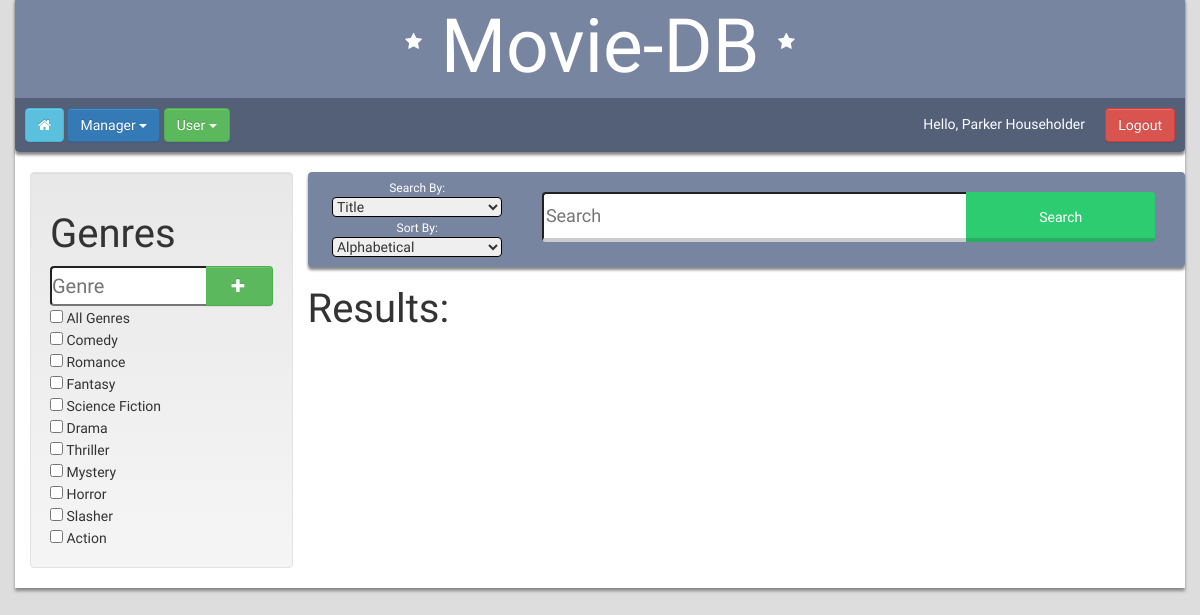
Before: /pages/main_page.php (signed in) with the older database file.
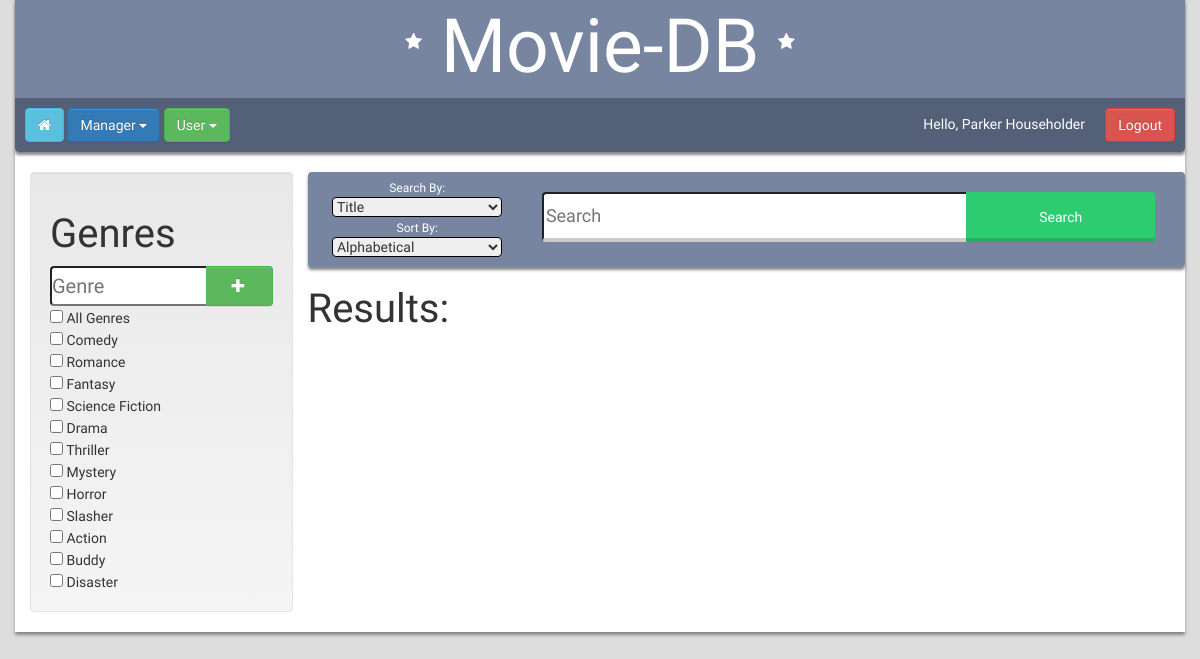
After: the same page with the newer database file.
### tables this page shows
CREATE TABLE GENRE
(
  genre_id int NOT NULL AUTO_INCREMENT,
  genre varchar(64) NOT NULL,
  PRIMARY KEY (genre_id)
);

### functions/session.php (called while the page is built, shortened)
<?php
  if($_SESSION['logged_in'] != true){
    header("location: ../login.php");
  }
  else {
    $first_name = $_SESSION['first_name'];
    $last_name = $_SESSION['last_name'];
    $admin_tag = $_SESSION['admin_tag'];
  }
?>

### pages/main_page.php (the view, shortened to what this page needs)
<!DOCTYPE html>
<html>
  <head>
    <link rel="stylesheet" href="https://maxcdn.bootstrapcdn.com/bootstrap/3.3.7/css/bootstrap-theme.min.css">
    <link rel="stylesheet" href="https://maxcdn.bootstrapcdn.com/bootstrap/3.3.7/css/bootstrap.min.css">
    <link rel="stylesheet" href="../fonts/font-awesome/css/font-awesome.min.css">
    <link rel="stylesheet" href="../css/main.css" type="text/css">
    <link rel="stylesheet" href="../css/main_page.css" type="text/css">
    <?php
      include '../functions/session.php';
    ?>
  </head>
<body>
  <div id="main-page" class="container">
    <div class="row shadow">
      <div class="main-page-title">
        <h1>
          <i class="fa fa-star" aria-hidden="true"></i>
          Movie-DB
          <i class="fa fa-star" aria-hidden="true"></i>
        </h1>
      </div>
      <div id="tool-bar">
        <a href="home_page.php"><button class="btn btn-info"><i class="fa fa-home" aria-hidden="true"></i></button></a>
        <?php
          if($admin_tag == 1){
            echo
             '<div class="dropdown">
                <button class="btn btn-primary dropdown-toggle" type="button" data-toggle="dropdown">
                  Manager
                  <span class="caret"></span>
                </button>
                <ul class="dropdown-menu">
                  <li><a href="users_page.php">View Users</a></li>
                  <li><a href="crews_page.php">View Crews</a></li>
                  <li><a href="add_page.php">Add a Movie</a></li>
                </ul>
              </div>';
          }
        ?>
        <div class="dropdown">
          <button class="btn btn-success dropdown-toggle" type="button" data-toggle="dropdown">
            User
            <span class="caret"></span>
          </button>
        </div>
        <span class="greeting"><?php echo 'Hello, ' . $first_name . ' ' . $last_name; ?></span>
        <button type="button" class="btn btn-danger logout"><a href="../login.php">Logout</a></button>
      </div>
    </div>
    <div class= "row page-content">
      <div class = "col-sm-3">
        <div class="well">
          <h1> Genres </h1>
          <?php
            if($admin_tag){
              echo '<form method="post" action="../functions/add_genre.php">
              <div class="genre-form">
                <input class="add-genre-text" type="text" name="genre" placeholder="Genre" required>
                <button type="submit" class="add-genre btn btn-success"><span class="glyphicon glyphicon-plus"></span></button>
              </div>
              </form>';
            }
          ?>
          <form method="post" action="main_page.php">
            <?php
              include '../functions/connection.php';
              $genre_input_query = $mysqli->query("SELECT * FROM GENRE");
              echo '<input type="checkbox" onClick="toggle(this);"> All Genres<br>';
              while($current_row = $genre_input_query->fetch_assoc()){
                $i_genre = $current_row['genre'];
                echo '<input type="checkbox" name="genre[]" value="' . $i_genre . '"> ' . $i_genre . '<br>';
              }
            ?>
          </div>
      </div>
        <div class="col-sm-9 search-window">
          <div class="row search-bar">
              <div class="col-xs-3 search-options">
                <span class="small-title">Search By:</span>
                <select name="option">
                  <option>Title</option>
                </select>
                <span class="small-title">Sort By:</span>
                <select name="sorting-option">
                  <option>Alphabetical</option>
                </select>
              </div>
              <div class="col-xs-9 form-input">
                <div class="text-and-button">
                  <input placeholder="Search" name="search" type="text">
                  <input type="submit" name="submit" value="Search" class="databased-btn search-btn">
                </div>
              </div>
          </div>
          <div class="row results-row">
            <h1> Results: </h1>
          </div>
        </div>
      </div>
    </div>
  </body>
</html>

### css/main.css (style rules this page uses)
html { height: 100%; width: 100%; }
body { height: 100%; width: 100%; background-color: #dddddd; font-family: 'Open Sans', sans-serif; }
.container { box-shadow: 0px 3px 3px #888888; background-color: white; }
form { margin: 0 0 0 0; }
.databased-btn { height: 60px; width: 100px; padding: 15px 15px; color: #fff; background-color: #2ECC71; border: none; border-radius: 4px; border-bottom: 4px solid #27AE60; cursor: pointer; margin-bottom: 20px; }
.main-page-title { text-align: center; background-color: #7885a1; border-radius: 4px 4px 0px 0px; }
.shadow { border-radius: 4px; margin-top: -5px; margin-bottom: 20px; box-shadow: 0px 3px 3px #888888; }
.main-page-title h1 { color: #fff; font-size: 75px; margin-bottom: 0px; margin-top: 0px; padding: 10px; font-family: 'Didact Gothic', sans-serif; }
.main-page-title i { vertical-align: middle; font-size: 18px; padding-bottom: 20px; }
#tool-bar { position: relative; z-index: 5; padding: 10px; border-radius: 0px 0px 4px 4px; background-color: #545f78; color: white; }
.greeting { margin-top: 6px; position: absolute; right: 100px; }
.logout { position: absolute; right: 10px; }
div.dropdown { display: inline; }
.main-page-title h1 { font-family: 'Didact Gothic', sans-serif; }
.container { font-family: 'Didact Gothic', sans-serif; }
button a { color: white; }

### css/main_page.css (style rules this page uses)
.page-content h1 { text-align: left; font-size: 40px; }
.search-bar { border-radius: 4px; background-color: #7885a1; box-shadow: 0px 3px 3px #888888; }
.search-window input[type="text"] { display: inline-block; width: 68%; font-size: 18px; border-radius: 4px 0px 0px 4px; height: 50px; border-bottom: 4px solid #ccc; }
h5, select { display: inline; }
.text-and-button { width: 100%; height: 50px; margin-top: 20px; margin-bottom: 20px; }
.search-btn { height: 100%; width: 30%; margin-left: -6px; margin-bottom: 0px; display: inline-block; padding: 15px 15px; color: #fff; background-color: #2ECC71; border-radius: 0px 4px 4px 0px; border-bottom: 4px solid #27AE60; cursor: pointer; }
.search-options { margin-top: 5px; margin-bottom: 10px; text-align: center; }
.search-options select { width: 90%; margin: auto; border-color: black; border-radius: 4px; }
.search-options span { color: white; margin: 0 auto; font-size: 12px; }
.add-genre-text { border-top-left-radius: 4px; border-bottom-left-radius: 4px; border-right: none; width: 70%; font-size: 20px; }
.genre-form button { width: 30%; border-left: none; border-top-left-radius: 0px; border-bottom-left-radius: 0px; height: 30px; }
.genre-form { height: 40px; }
.add-genre-text, .genre-form button { display: inline-block; float: left; padding: 0; margin: 0; height: 100%; }

Changed rows visible on the page:
added genre: genre "Buddy"
added genre: genre "Disaster"
